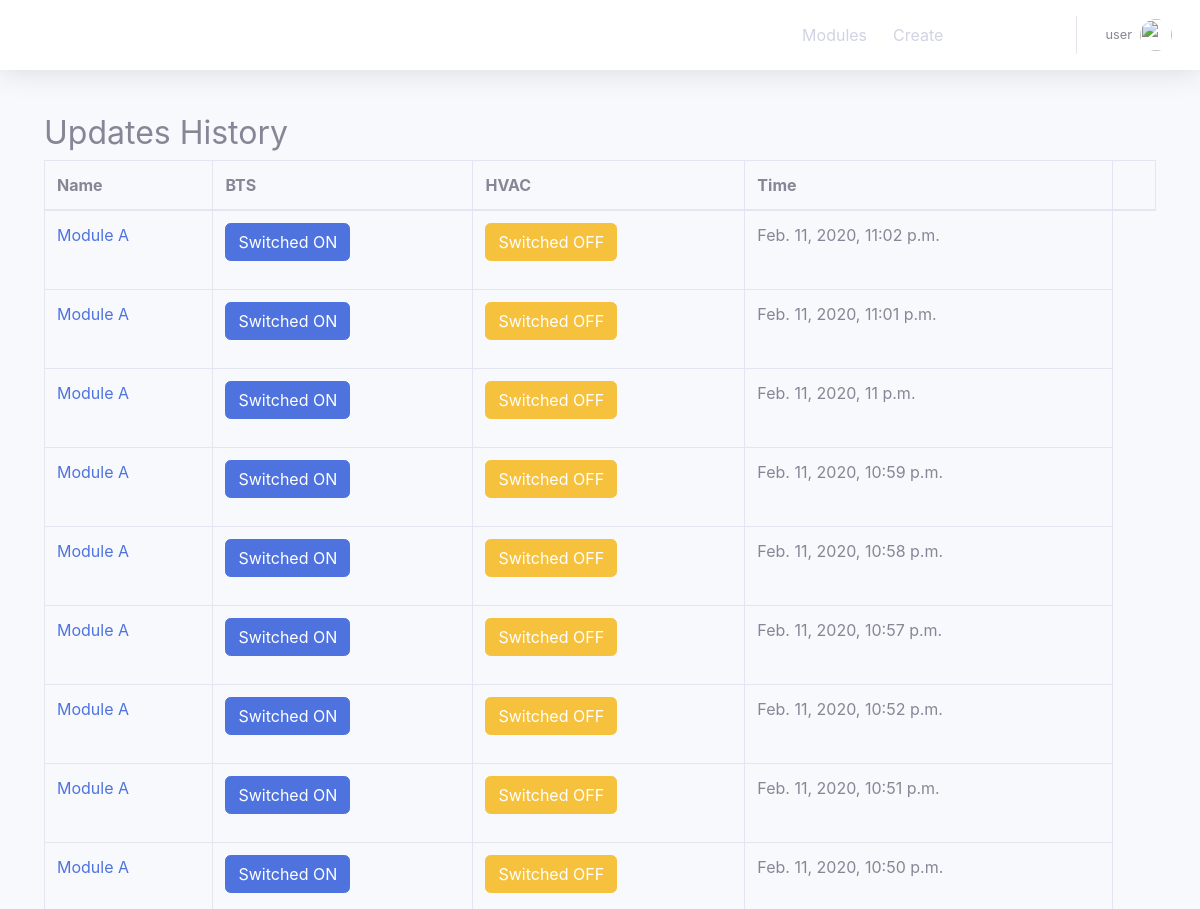
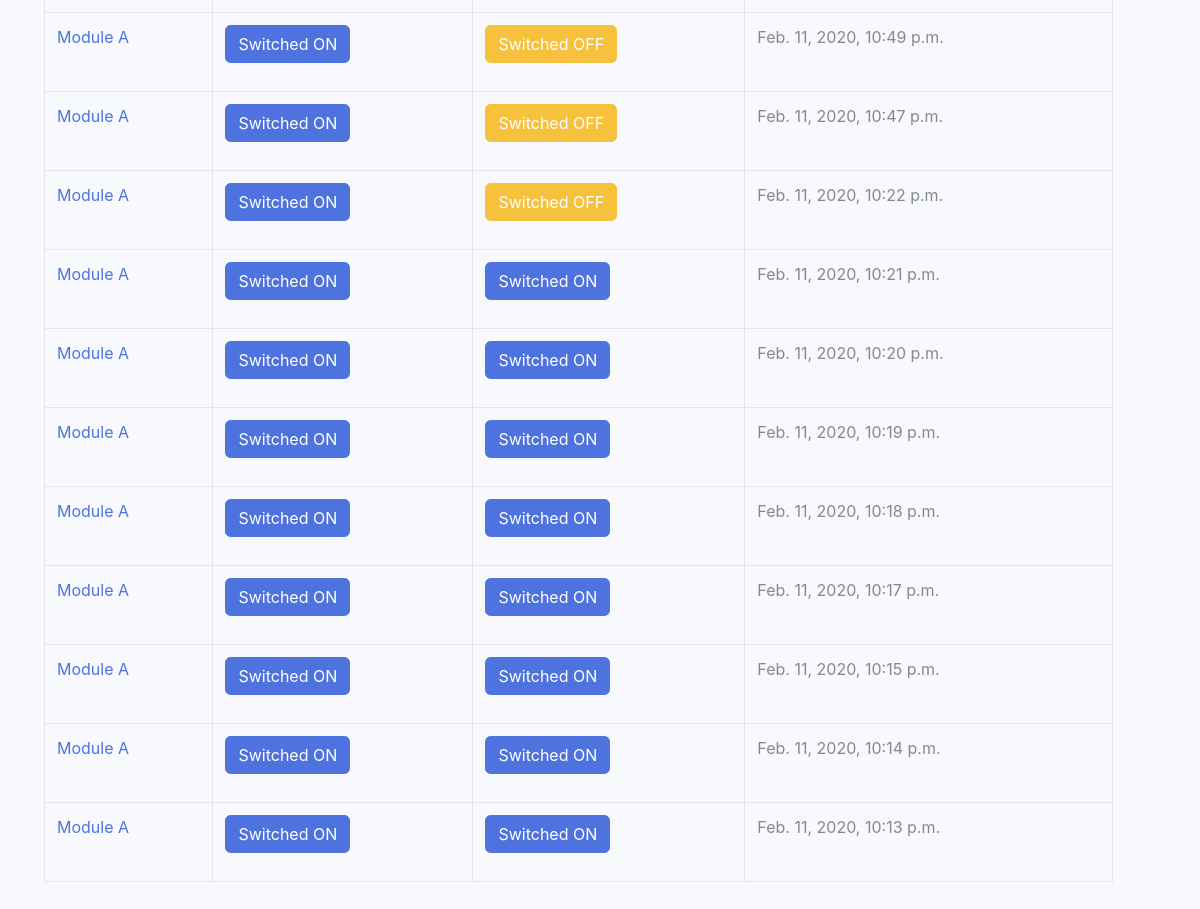
The page /history/192.168.1.1:8000 on the database its author committed (2 pictures, top to bottom).
### Powerapp/models.py (models this page shows, shortened)
class UpdateTracker(models.Model):
    module = models.ForeignKey(Module,on_delete=models.CASCADE)
    btsstatus = models.BooleanField(default=False) # the BTS status of the site on or off
    hvacstatus = models.BooleanField(default=False) # the HVAC status of the site on or off
    genstatus = models.BooleanField(default=False,null=True) # the GEN status of the site on or off
    mainsstatus = models.BooleanField(default=False, null=True) # the MAINS status of the site on or off
    time = models.DateTimeField(auto_now_add=True) # update time update was received
    delta = models.BooleanField(default=False) # indicate if changed or not

class Module(models.Model):
    ipaddress = models.CharField(max_length=200,null=False,primary_key=True) # ip addresss for the power module onsite
    port = models.CharField(max_length=4,null=True) # the power module port
    online = models.BooleanField(default=False) # onine status of the module
    name = models.CharField(max_length=200,null=True) # the site name of the device module
    btsstatus = models.BooleanField(default=False) # the BTS status of the site on or off
    hvacstatus = models.BooleanField(default=False) # the HVAC status of the site on or off
    genstatus = models.BooleanField(default=False) # the GEN status of the site on or off

### Powerapp/views.py (the view)
# urls.py: path('history/<str:pk>', HistoryView.as_view(), name = 'history'),
class HistoryView(ListView):
    model = UpdateTracker
    template_name = 'Powerapp/listmodule_records.html'
    context_object_name = 'updates'
    def get_queryset(self):
        return UpdateTracker.objects.filter(module__ipaddress=self.kwargs['pk']).order_by('-time')[:20]

### Powerapp/templates/Powerapp/listmodule_records.html (shortened to what this page needs)
{% extends 'Powerapp/base.html' %}
{% block content %}
<div class="card-body">
    <h2> {{ record.module }}Updates History</h2>
    <div class="table-responsive">
        <table class="table table-bordered" id="dataTable" width="100%" cellspacing="0">
    <thead>
    <th>Name</th>
    <th>BTS</th>
    <th>HVAC</th>
    <th>Time</th>
    <th></th>
    </thead>
    <tbody>
        {% for record in updates %}
    <tr>
        <td><a href="{% url 'Powerapp:detailmodule' pk=record.module.pk%}">{{ record.module.name}}</a></td>
        <td>
                     {% if record.btsstatus %}
            <p class="btn btn-primary">Switched ON</p>
            {% else %}
             <p class = "btn btn-warning">Switched OFF</p>
            {% endif %}
        </td>
        <td>
            {% if record.hvacstatus %}
            <p class="btn btn-primary">Switched ON</p>
            {% else %}
            <p class = "btn btn-warning">Switched OFF</p>
            {% endif %}
        </td>
        <td>{{ record.time}}</td>
    </tr>
        {% endfor %}
    </tbody>
</table>
    </div>
</div>
{% endblock %}

### rows shown on the page
UpdateTracker: module.name "Module A", btsstatus "Switched ON", hvacstatus "Switched OFF", time "Feb. 11, 2020, 11:02 p.m."
UpdateTracker: module.name "Module A", btsstatus "Switched ON", hvacstatus "Switched OFF", time "Feb. 11, 2020, 11:01 p.m."
UpdateTracker: module.name "Module A", btsstatus "Switched ON", hvacstatus "Switched OFF", time "Feb. 11, 2020, 11 p.m."
UpdateTracker: module.name "Module A", btsstatus "Switched ON", hvacstatus "Switched OFF", time "Feb. 11, 2020, 10:59 p.m."
UpdateTracker: module.name "Module A", btsstatus "Switched ON", hvacstatus "Switched OFF", time "Feb. 11, 2020, 10:58 p.m."
UpdateTracker: module.name "Module A", btsstatus "Switched ON", hvacstatus "Switched OFF", time "Feb. 11, 2020, 10:57 p.m."
UpdateTracker: module.name "Module A", btsstatus "Switched ON", hvacstatus "Switched OFF", time "Feb. 11, 2020, 10:52 p.m."
UpdateTracker: module.name "Module A", btsstatus "Switched ON", hvacstatus "Switched OFF", time "Feb. 11, 2020, 10:51 p.m."
UpdateTracker: module.name "Module A", btsstatus "Switched ON", hvacstatus "Switched OFF", time "Feb. 11, 2020, 10:50 p.m."
UpdateTracker: module.name "Module A", btsstatus "Switched ON", hvacstatus "Switched OFF", time "Feb. 11, 2020, 10:49 p.m."
UpdateTracker: module.name "Module A", btsstatus "Switched ON", hvacstatus "Switched OFF", time "Feb. 11, 2020, 10:47 p.m."
UpdateTracker: module.name "Module A", btsstatus "Switched ON", hvacstatus "Switched OFF", time "Feb. 11, 2020, 10:22 p.m."
UpdateTracker: module.name "Module A", btsstatus "Switched ON", hvacstatus "Switched ON", time "Feb. 11, 2020, 10:21 p.m."
UpdateTracker: module.name "Module A", btsstatus "Switched ON", hvacstatus "Switched ON", time "Feb. 11, 2020, 10:20 p.m."
UpdateTracker: module.name "Module A", btsstatus "Switched ON", hvacstatus "Switched ON", time "Feb. 11, 2020, 10:19 p.m."
UpdateTracker: module.name "Module A", btsstatus "Switched ON", hvacstatus "Switched ON", time "Feb. 11, 2020, 10:18 p.m."
UpdateTracker: module.name "Module A", btsstatus "Switched ON", hvacstatus "Switched ON", time "Feb. 11, 2020, 10:17 p.m."
UpdateTracker: module.name "Module A", btsstatus "Switched ON", hvacstatus "Switched ON", time "Feb. 11, 2020, 10:15 p.m."
UpdateTracker: module.name "Module A", btsstatus "Switched ON", hvacstatus "Switched ON", time "Feb. 11, 2020, 10:14 p.m."
UpdateTracker: module.name "Module A", btsstatus "Switched ON", hvacstatus "Switched ON", time "Feb. 11, 2020, 10:13 p.m."
